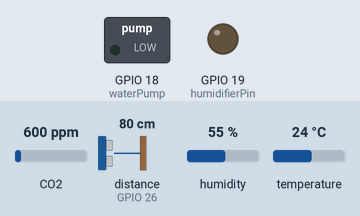
Simulated run of this sketch. Board: ESP32. On the bench: switched loads named in the sketch (green lamp = pin HIGH), output pins drawn as LEDs (lit = HIGH). The inputs (shaded band) are chosen by the test bench; at power-on: distance to the obstacle (sensor on GPIO 26) 80 cm, CO2 600 ppm, humidity 55 %, temperature 24 °C. The echo pulse lasts 58.3 µs per cm; WiFi joins after 1.5 s; servers stay silent unless stated; no MQTT or app messages arrive unless stated; pins used as bus, display or sensor lines are not drawn; what the sketch prints to the serial monitor is not drawn.

Above: at 2.7 s.
2.8 s: distance to the obstacle (sensor on GPIO 26) set to 9 cm
14.2 s: distance to the obstacle (sensor on GPIO 26) set to 6 cm
At 23.7 s:
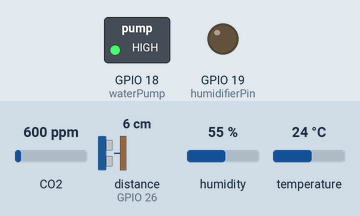
27.5 s: distance to the obstacle (sensor on GPIO 26) set to 18 cm
At 33.8 s:
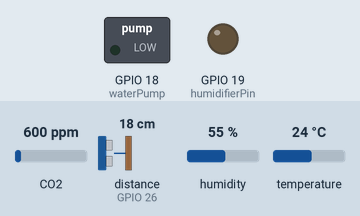
34.5 s: distance to the obstacle (sensor on GPIO 26) set to 2 cm
At 43.9 s:
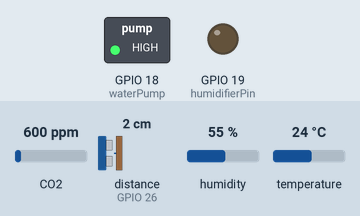
Timing chart, 0 to 45.4 s (numbered marks = the images above; inputs shaded):
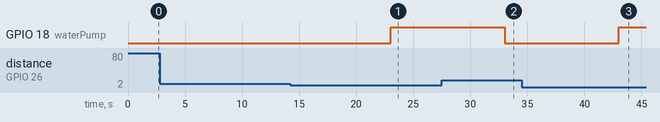

Measured:
- the behaviour switches between 8 and 7 cm on distance to the obstacle (sensor on GPIO 26) (found by bisection; images 0 and 1)
- after the input at 2.8 s, every drawn part: stays the same
- after the input at 14.2 s, GPIO 18 (waterPump): LOW → HIGH after 8.8 s
- after the input at 27.5 s, GPIO 18 (waterPump): HIGH → LOW after 5.5 s
- after the input at 34.5 s, GPIO 18 (waterPump): LOW → HIGH after 8.5 s

The sketch:

publisher_arduino.ino
```cpp
#include <WiFi.h>
#include <PubSubClient.h>
#include <Wire.h>

// DHT22
#include "DHT.h"
#define DHTPIN 4
#define DHTTYPE DHT22
DHT dht(DHTPIN, DHTTYPE);
#define humidifierPin  19   // LED2 is a Built-in LED.
float temperature = 0;
float humidity = 0;

//MQ135
#include "MQ135.h"
#include "MQ135.h"
#include <SPI.h>
#include <Adafruit_GFX.h>
#include <Adafruit_SSD1306.h>
float co2;

//Ultrasonic
#define trigPin  25   // LED2 is a Built-in LED.
#define echoPin  26   // LED2 is a Built-in LED.
#define waterPump  18   // LED2 is a Built-in LED.
#define SOUND_SPEED 0.034
long duration;
float distanceCm;
float waterLevel = 0;
int humidifierStatus = 0;

// Replace the next variables with your SSID/Password combination
const char* ssid = "tido_jelah_korang";
const char* password = "ayu100451";

// Add your MQTT Broker IP address, example:
//const char* mqtt_server = "192.168.1.144";
const char* mqtt_server = "192.168.188.144";

WiFiClient espClient;
PubSubClient client(espClient);
long lastMsg = 0;
char msg[50];
int value = 0;


float longitude = 0;
float latitude = 0;

void setup() {
  Serial.begin(115200);
  pinMode(34, INPUT);        //Gas sensor
  pinMode(humidifierPin, OUTPUT);
  pinMode(trigPin, OUTPUT);
  pinMode(echoPin, INPUT);
  pinMode(waterPump, OUTPUT);
  dht.begin();
  setup_wifi();
  client.setServer(mqtt_server, 1883);
  client.setCallback(callback);

}

void setup_wifi() {
  delay(10);
  // We start by connecting to a WiFi network
  Serial.println();
  Serial.print("Connecting to ");
  Serial.println(ssid);

  WiFi.begin(ssid, password);

  while (WiFi.status() != WL_CONNECTED) {
    delay(500);
    Serial.print(".");
  }

  Serial.println("");
  Serial.println("WiFi connected");
  Serial.println("IP address: ");
  Serial.println(WiFi.localIP());
}

void callback(char* topic, byte* message, unsigned int length) {
  Serial.print("Message arrived on topic: ");
  Serial.print(topic);
  Serial.print(". Message: ");
  String messageTemp;

  for (int i = 0; i < length; i++) {
    Serial.print((char)message[i]);
    messageTemp += (char)message[i];
  }
  Serial.println();

}

void reconnect() {
  // Loop until we're reconnected
  while (!client.connected()) {
    Serial.print("Attempting MQTT connection...");
    // Attempt to connect
    if (client.connect("ESP8266Client")) {
      Serial.println("connected");
      // Subscribe
      client.subscribe("esp32/output");
    } else {
      Serial.print("failed, rc=");
      Serial.print(client.state());
      Serial.println(" try again in 5 seconds");
      // Wait 5 seconds before retrying
      delay(5000);
    }
  }
}
void loop() {
  if (!client.connected()) {
    reconnect();
  }
  client.loop();

  long now = millis();
  if (now - lastMsg > 10000) {
    lastMsg = now;

    Serial.print("--------------------------------------\n");

    float temperature = dht.readTemperature();

    // Convert the value to a char array
    char tempString[8];
    dtostrf(temperature, 1, 2, tempString);
    Serial.print("Temperature: ");
    Serial.println(tempString);
    client.publish("farm/temperature", tempString);

    float humidity = dht.readHumidity();


    // Convert the value to a char array
    char humString[8];
    dtostrf(humidity, 1, 2, humString);
    humidity = 56;
    Serial.print("Humidity: ");
    Serial.println(humString);
    client.publish("farm/humidity", humString);

    int humidifier = 0;
    humidity = 80;

    Serial.print("--");
    //Water Pump
    if (humidity > 75) {
    digitalWrite(humidifierPin, LOW);
    Serial.print("\nHumidifier on : Off\n");
    humidifier = 0;
    } else if (humidity < 76) {
    digitalWrite(humidifierPin, HIGH);
    Serial.print("\nHumidifier : On\n");
    humidifier = 1;
    }

    // Convert the value to a char array
    char switchString[8];
    dtostrf(humidifier, 1, 0,switchString);
    Serial.print("Humidifier: ");
    Serial.println(switchString);
    client.publish("farm/humidifierStatus", switchString);

    //MQ135
    MQ135 gasSensor = MQ135(34);
    float co2 = gasSensor.getPPM()/100;


    // Convert the value to a char array
    char co2String[8];
    dtostrf(co2, 1, 2, co2String);
    Serial.print("Carbon Dioxide: ");
    Serial.println(co2String);
    client.publish("farm/co2", co2String);

    //waterLevel

    // Clears the trigPin
    digitalWrite(trigPin, LOW);
    delayMicroseconds(2);
    // Sets the trigPin on HIGH state for 10 micro seconds
    digitalWrite(trigPin, HIGH);
    delayMicroseconds(10);
    digitalWrite(trigPin, LOW);

    // Reads the echoPin, returns the sound wave travel time in microseconds
    duration = pulseIn(echoPin, HIGH);

    // Calculate the distance
    distanceCm = duration * SOUND_SPEED/2;

    float waterLevel = 10 - distanceCm;

    // Convert the value to a char array
    char watString[8];
    dtostrf(waterLevel, 1, 2, watString);
    Serial.print("Water Level: ");
    Serial.println(watString);
    client.publish("farm/waterLevel", watString);

    float longitude = 103.3901;

    // Convert the value to a char array
    char longString[8];
    dtostrf(longitude, 1, 4, longString);
    Serial.print("Longitude: ");
    Serial.println(longString);
    client.publish("farm/latitude", longString);

    float latitude = 3.5007;

    // Convert the value to a char array
    char latString[8];
    dtostrf(latitude, 1, 4, latString);
    Serial.print("Latitude: ");
    Serial.println(latString);
    client.publish("farm/longitude", latString);
    delay(3000);

    Serial.print("--");
    //Water Pump
    if (waterLevel > 3) {
    digitalWrite(waterPump, HIGH);
    Serial.print("\nWater pump : Off\n");
    } else if (waterLevel < 4) {
    digitalWrite(waterPump, LOW);
    Serial.print("\nWater pump : On\n");
    }


  }
}
```
